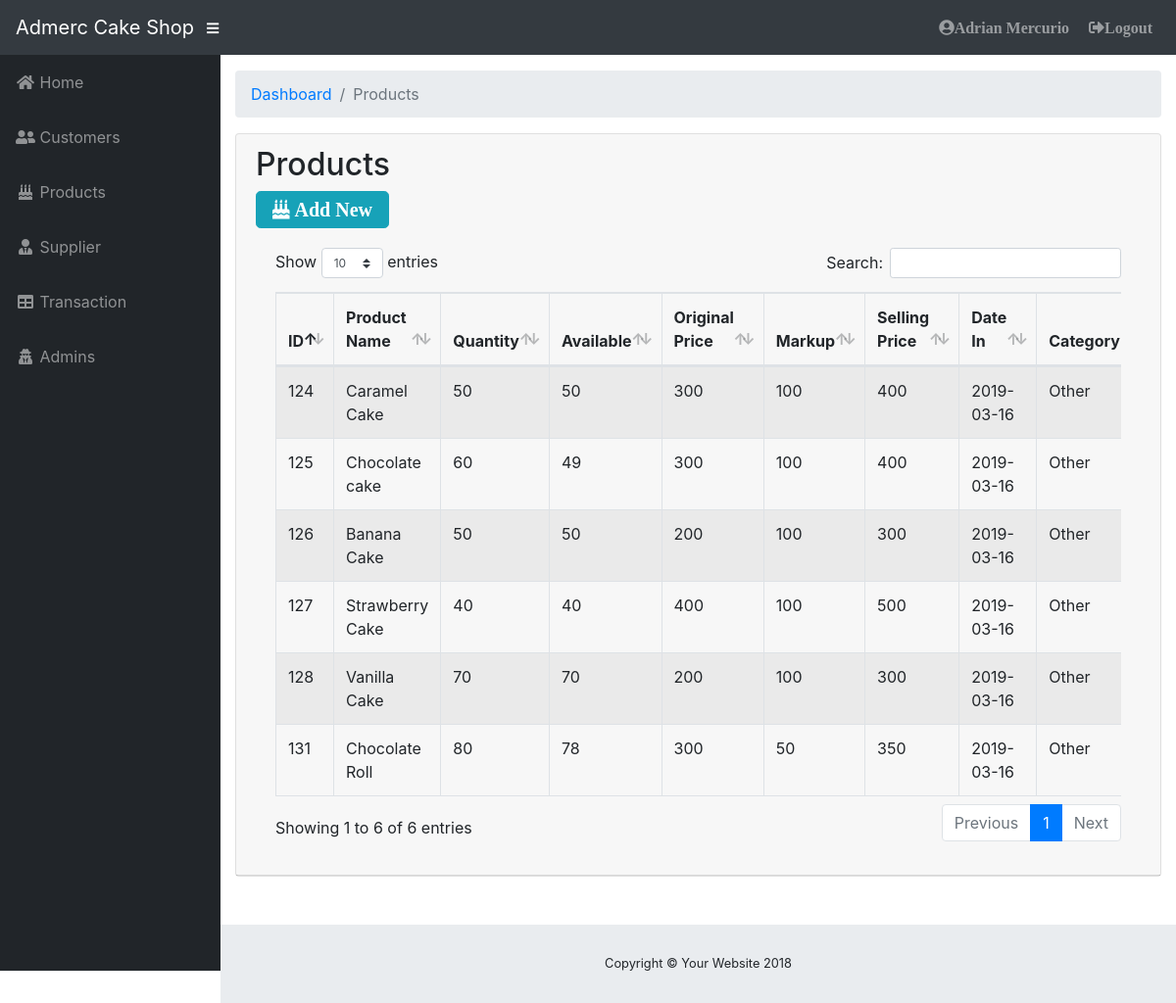
The app's page /product.php (signed in) with its own data.
### tables this page shows
CREATE TABLE IF NOT EXISTS `tblproducts` (
`product_id` int(11) NOT NULL,
  `product_name` varchar(50) NOT NULL,
  `quantity` int(11) NOT NULL DEFAULT '1',
  `available` int(11) NOT NULL DEFAULT '1',
  `price` int(20) NOT NULL,
  `profit` int(22) NOT NULL,
  `selling_price` int(22) NOT NULL,
  `date_in` varchar(50) NOT NULL,
  `category_id` int(11) NOT NULL,
  `supplier_id` int(11) NOT NULL,
  `user_id` int(11) NOT NULL,
  `product_code` varchar(11) NOT NULL,
  `status` varchar(200) NOT NULL
);

CREATE TABLE IF NOT EXISTS `tblcategory` (
`category_id` int(11) NOT NULL,
  `category` varchar(200) NOT NULL
);

### product.php (the view, shortened to what this page needs)
<?php include('includes/connection.php');?>
<?php include 'includes/header.php'; ?>
<?php include 'includes/sidebar.php'; ?>
 <ol class="breadcrumb">
   <li class="breadcrumb-item">
     <a href="#">Dashboard</a>
       </li>
         <li class="breadcrumb-item active">Products</li>
          </ol>
<div class="card mb-3">
            <div class="card-header">
              <h2>Products</h2> <a href="#" data-toggle="modal" data-target="#logoutModal1" type="button" class="btn btn-lg btn-info fas fa-birthday-cake"> Add New</a>
            <div class="card-body">
              <div class="table-responsive">
                            <table class="table table-bordered table-hover table-striped"id="dataTable" width="100%" cellspacing="0">
                                <thead>
                                    <tr>
                                        <th>ID</th>
                                        <th>Product Name</th>
                                        <th>Quantity</th>
                                        <th>Available</th>
                                        <th>Original Price</th>
                                        <th>Markup</th>
                                        <th>Selling Price</th>
                                        <th>Date In</th>
                                        <th>Category</th>
                                    </tr>
                                </thead>
                                <tbody>
                                  <?php
                $query = 'SELECT a.`product_id`, a.`product_name`, sum(a.`quantity`) as quantity,sum(a.`available`) as available, a.`price`, a.`profit`,a.`selling_price`,a.`date_in`,d.`category`,b.`supplier_name`,concat(c.`fname`," ",c.`lname`)as name,a.`product_code`,a.`status`FROM `tblproducts`a,`tblsupplier`b,`tblusers`c,`tblcategory`d WHERE a.`supplier_id` = b.`supplier_id` AND a.`user_id` = c.`user_id` AND a.`category_id` = d.`category_id` GROUP BY a.`product_code`';
                    $result = mysqli_query($db, $query) or die (mysqli_error($db));
                        while ($row = mysqli_fetch_assoc($result)) {
                            echo '<tr>';
                            echo '<td>'. $row['product_id'].'</td>';
                            echo '<td>'. $row['product_name'].'</td>';
                            echo '<td>'. $row['quantity'].'</td>';
                            echo '<td>'. $row['available'].'</td>';
                            echo '<td>'. $row['price'].'</td>';
                            echo '<td>'. $row['profit'].'</td>';
                            echo '<td>'. $row['selling_price'].'</td>';
                            echo '<td>'. $row['date_in'].'</td>';
                            echo '<td>'. $row['category'].'</td>';
                            echo '</tr> ';
                }
            ?>
                                </tbody>
                            </table>
                        </div>
            </div>
          </div>
        </div>
<?php include 'addproduct.php'; ?>

### css/sb-admin.css (style rules this page uses)
html { position: relative; min-height: 100%; }
body { height: 100%; }
:root { --input-padding-x: 0.75rem; --input-padding-y: 0.75rem; }

### records on screen
tblproducts: product_id "131", product_name "Chocolate Roll", quantity "80", available "78", price "300", profit "50", selling_price "350", date_in "2019-03-16", category.category "Other"
tblproducts: product_id "124", product_name "Caramel Cake", quantity "50", available "50", price "300", profit "100", selling_price "400", date_in "2019-03-16", category.category "Other"
tblproducts: product_id "125", product_name "Chocolate cake", quantity "60", available "49", price "300", profit "100", selling_price "400", date_in "2019-03-16", category.category "Other"
tblproducts: product_id "126", product_name "Banana Cake", quantity "50", available "50", price "200", profit "100", selling_price "300", date_in "2019-03-16", category.category "Other"
tblproducts: product_id "127", product_name "Strawberry Cake", quantity "40", available "40", price "400", profit "100", selling_price "500", date_in "2019-03-16", category.category "Other"
tblproducts: product_id "128", product_name "Vanilla Cake", quantity "70", available "70", price "200", profit "100", selling_price "300", date_in "2019-03-16", category.category "Other"

### other values on screen
$_SESSION['fname'] "Adrian"
$_SESSION['lname'] "Mercurio"
